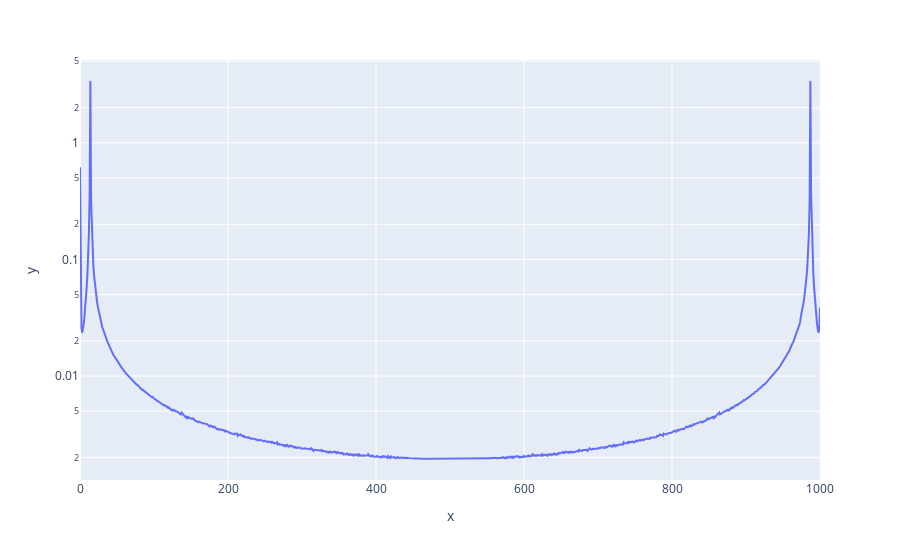

Source (notebook cell):
### Code cell
px.line(x=Frequency_Al,y=Amplitude_Al,log_y=True)

### Figure 1 — Plotly figure (JSON) as saved in the notebook; plotly's stock layout.template omitted (floating-point values rounded to 4 significant figures; data arrays with more than 128 entries replaced by an {"elided": "..."} marker saying what was removed)
{"data": [{"hovertemplate": "x=%{x}<br>y=%{y}<extra></extra>", "legendgroup": "", "line": {"color": "#636efa", "dash": "solid"}, "mode": "lines", "name": "", "orientation": "v", "showlegend": false, "type": "scatter", "x": {"elided": "1000 float values"}, "xaxis": "x", "y": {"elided": "1000 float values"}, "yaxis": "y"}], "layout": {"legend": {"tracegroupgap": 0}, "margin": {"t": 60}, "xaxis": {"anchor": "y", "domain": [0, 1], "title": {"text": "x"}}, "yaxis": {"anchor": "x", "domain": [0, 1], "title": {"text": "y"}, "type": "log"}}}
